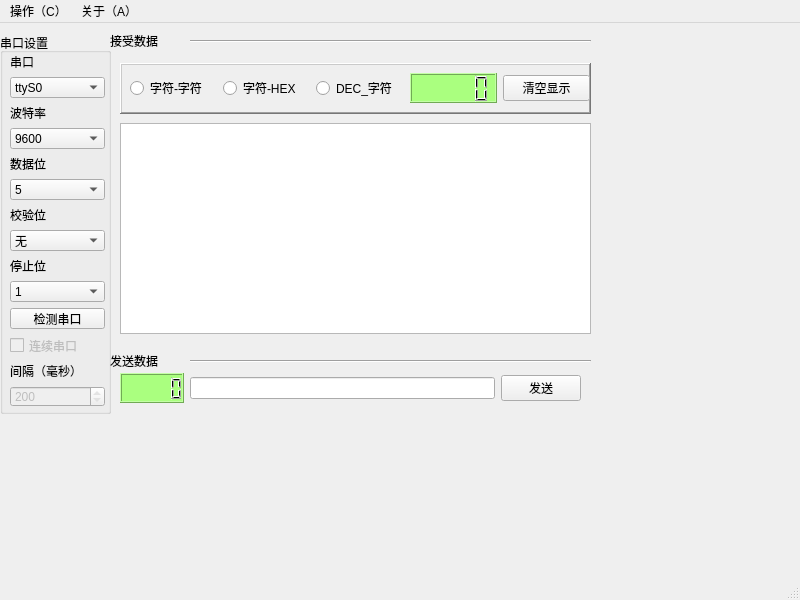
<?xml version="1.0" encoding="UTF-8"?>
<ui version="4.0">
 <class>MainDebug</class>
 <widget class="QMainWindow" name="MainDebug">
  <property name="geometry">
   <rect>
    <x>0</x>
    <y>0</y>
    <width>800</width>
    <height>600</height>
   </rect>
  </property>
  <property name="windowTitle">
   <string>MainWindow</string>
  </property>
  <widget class="QWidget" name="centralwidget">
   <widget class="QGroupBox" name="groupBox">
    <property name="geometry">
     <rect>
      <x>0</x>
      <y>10</y>
      <width>111</width>
      <height>381</height>
     </rect>
    </property>
    <property name="title">
     <string>串口设置</string>
    </property>
    <widget class="QWidget" name="layoutWidget">
     <property name="geometry">
      <rect>
       <x>10</x>
       <y>20</y>
       <width>95</width>
       <height>356</height>
      </rect>
     </property>
     <layout class="QVBoxLayout" name="verticalLayout">
      <item>
       <widget class="QLabel" name="label">
        <property name="text">
         <string>串口</string>
        </property>
       </widget>
      </item>
      <item>
       <widget class="QComboBox" name="comboBox">
        <item>
         <property name="text">
          <string>ttyS0</string>
         </property>
        </item>
        <item>
         <property name="text">
          <string>ttyS1</string>
         </property>
        </item>
        <item>
         <property name="text">
          <string>ttyS2</string>
         </property>
        </item>
        <item>
         <property name="text">
          <string>ttyUSB0</string>
         </property>
        </item>
       </widget>
      </item>
      <item>
       <widget class="QLabel" name="label_2">
        <property name="text">
         <string>波特率</string>
        </property>
       </widget>
      </item>
      <item>
       <widget class="QComboBox" name="comboBox_2">
        <item>
         <property name="text">
          <string>9600</string>
         </property>
        </item>
        <item>
         <property name="text">
          <string>14400</string>
         </property>
        </item>
        <item>
         <property name="text">
          <string>19200</string>
         </property>
        </item>
        <item>
         <property name="text">
          <string>38400</string>
         </property>
        </item>
        <item>
         <property name="text">
          <string>56000</string>
         </property>
        </item>
        <item>
         <property name="text">
          <string>57600</string>
         </property>
        </item>
        <item>
         <property name="text">
          <string>76800</string>
         </property>
        </item>
        <item>
         <property name="text">
          <string>115200</string>
         </property>
        </item>
        <item>
         <property name="text">
          <string>128000</string>
         </property>
        </item>
        <item>
         <property name="text">
          <string>256000</string>
         </property>
        </item>
       </widget>
      </item>
      <item>
       <widget class="QLabel" name="label_3">
        <property name="text">
         <string>数据位</string>
        </property>
       </widget>
      </item>
      <item>
       <widget class="QComboBox" name="comboBox_3">
        <item>
         <property name="text">
          <string>5</string>
         </property>
        </item>
        <item>
         <property name="text">
          <string>6</string>
         </property>
        </item>
        <item>
         <property name="text">
          <string>7</string>
         </property>
        </item>
        <item>
         <property name="text">
          <string>8</string>
         </property>
        </item>
       </widget>
      </item>
      <item>
       <widget class="QLabel" name="label_4">
        <property name="text">
         <string>校验位</string>
        </property>
       </widget>
      </item>
      <item>
       <widget class="QComboBox" name="comboBox_4">
        <item>
         <property name="text">
          <string>无</string>
         </property>
        </item>
        <item>
         <property name="text">
          <string>奇</string>
         </property>
        </item>
        <item>
         <property name="text">
          <string>偶</string>
         </property>
        </item>
       </widget>
      </item>
      <item>
       <widget class="QLabel" name="label_5">
        <property name="text">
         <string>停止位</string>
        </property>
       </widget>
      </item>
      <item>
       <widget class="QComboBox" name="comboBox_5">
        <item>
         <property name="text">
          <string>1</string>
         </property>
        </item>
        <item>
         <property name="text">
          <string>1.5</string>
         </property>
        </item>
        <item>
         <property name="text">
          <string>2</string>
         </property>
        </item>
       </widget>
      </item>
      <item>
       <widget class="QPushButton" name="pushButton">
        <property name="text">
         <string>检测串口</string>
        </property>
       </widget>
      </item>
      <item>
       <widget class="QCheckBox" name="checkBox">
        <property name="enabled">
         <bool>false</bool>
        </property>
        <property name="text">
         <string>连续串口</string>
        </property>
       </widget>
      </item>
      <item>
       <widget class="QLabel" name="label_6">
        <property name="text">
         <string>间隔（毫秒）</string>
        </property>
       </widget>
      </item>
      <item>
       <widget class="QSpinBox" name="spinBox_6">
        <property name="enabled">
         <bool>false</bool>
        </property>
        <property name="minimum">
         <number>200</number>
        </property>
       </widget>
      </item>
     </layout>
    </widget>
   </widget>
   <widget class="Line" name="line">
    <property name="geometry">
     <rect>
      <x>190</x>
      <y>10</y>
      <width>401</width>
      <height>16</height>
     </rect>
    </property>
    <property name="orientation">
     <enum>Qt::Horizontal</enum>
    </property>
   </widget>
   <widget class="QLabel" name="label_7">
    <property name="geometry">
     <rect>
      <x>110</x>
      <y>10</y>
      <width>72</width>
      <height>15</height>
     </rect>
    </property>
    <property name="text">
     <string>接受数据</string>
    </property>
   </widget>
   <widget class="Line" name="line_2">
    <property name="geometry">
     <rect>
      <x>190</x>
      <y>330</y>
      <width>401</width>
      <height>16</height>
     </rect>
    </property>
    <property name="orientation">
     <enum>Qt::Horizontal</enum>
    </property>
   </widget>
   <widget class="QLabel" name="label_8">
    <property name="geometry">
     <rect>
      <x>110</x>
      <y>330</y>
      <width>72</width>
      <height>15</height>
     </rect>
    </property>
    <property name="text">
     <string>发送数据</string>
    </property>
   </widget>
   <widget class="QFrame" name="frame">
    <property name="geometry">
     <rect>
      <x>120</x>
      <y>40</y>
      <width>471</width>
      <height>51</height>
     </rect>
    </property>
    <property name="frameShape">
     <enum>QFrame::WinPanel</enum>
    </property>
    <property name="frameShadow">
     <enum>QFrame::Raised</enum>
    </property>
    <widget class="QWidget" name="layoutWidget">
     <property name="geometry">
      <rect>
       <x>10</x>
       <y>10</y>
       <width>460</width>
       <height>30</height>
      </rect>
     </property>
     <layout class="QHBoxLayout" name="horizontalLayout">
      <item>
       <widget class="QRadioButton" name="radioButton">
        <property name="text">
         <string>字符-字符</string>
        </property>
       </widget>
      </item>
      <item>
       <widget class="QRadioButton" name="radioButton_2">
        <property name="text">
         <string>字符-HEX</string>
        </property>
       </widget>
      </item>
      <item>
       <widget class="QRadioButton" name="radioButton_3">
        <property name="text">
         <string>DEC_字符</string>
        </property>
       </widget>
      </item>
      <item>
       <widget class="QLCDNumber" name="lcdNumber_2">
        <property name="styleSheet">
         <string notr="true">background-color:rgb(170, 255, 127)</string>
        </property>
       </widget>
      </item>
      <item>
       <widget class="QPushButton" name="clear_btn">
        <property name="text">
         <string>清空显示</string>
        </property>
       </widget>
      </item>
     </layout>
    </widget>
   </widget>
   <widget class="QWidget" name="layoutWidget">
    <property name="geometry">
     <rect>
      <x>120</x>
      <y>350</y>
      <width>461</width>
      <height>30</height>
     </rect>
    </property>
    <layout class="QHBoxLayout" name="horizontalLayout_2">
     <item>
      <widget class="QLCDNumber" name="lcdNumber">
       <property name="styleSheet">
        <string notr="true">background-color:rgb(170, 255, 127)</string>
       </property>
      </widget>
     </item>
     <item>
      <widget class="QLineEdit" name="lineEdit">
       <property name="enabled">
        <bool>true</bool>
       </property>
      </widget>
     </item>
     <item>
      <widget class="QPushButton" name="pushButton_2">
       <property name="enabled">
        <bool>true</bool>
       </property>
       <property name="text">
        <string>发送</string>
       </property>
      </widget>
     </item>
    </layout>
   </widget>
   <widget class="QTextEdit" name="textEdit">
    <property name="geometry">
     <rect>
      <x>120</x>
      <y>100</y>
      <width>471</width>
      <height>211</height>
     </rect>
    </property>
   </widget>
  </widget>
  <widget class="QMenuBar" name="menubar">
   <property name="geometry">
    <rect>
     <x>0</x>
     <y>0</y>
     <width>800</width>
     <height>26</height>
    </rect>
   </property>
   <widget class="QMenu" name="menu_C">
    <property name="title">
     <string>操作（C）</string>
    </property>
    <addaction name="action"/>
    <addaction name="separator"/>
    <addaction name="action_3"/>
    <addaction name="action_4"/>
    <addaction name="separator"/>
    <addaction name="action_6"/>
    <addaction name="action_7"/>
    <addaction name="action_8"/>
    <addaction name="separator"/>
    <addaction name="action_10"/>
    <addaction name="separator"/>
    <addaction name="action_12"/>
    <addaction name="action_13"/>
    <addaction name="separator"/>
    <addaction name="action_15"/>
   </widget>
   <widget class="QMenu" name="menu_A">
    <property name="title">
     <string>关于（A）</string>
    </property>
    <addaction name="action_Lincom"/>
   </widget>
   <addaction name="menu_C"/>
   <addaction name="menu_A"/>
  </widget>
  <widget class="QStatusBar" name="statusbar"/>
  <action name="action">
   <property name="icon">
    <iconset resource="image/res.qrc">
     <normaloff>:/add.png</normaloff>:/add.png</iconset>
   </property>
   <property name="text">
    <string>添加串口</string>
   </property>
  </action>
  <action name="action_3">
   <property name="icon">
    <iconset resource="image/res.qrc">
     <normaloff>:/open.png</normaloff>:/open.png</iconset>
   </property>
   <property name="text">
    <string>打开串口</string>
   </property>
  </action>
  <action name="action_4">
   <property name="icon">
    <iconset resource="image/res.qrc">
     <normaloff>:/close.png</normaloff>:/close.png</iconset>
   </property>
   <property name="text">
    <string>关闭串口</string>
   </property>
  </action>
  <action name="action_6">
   <property name="icon">
    <iconset resource="image/res.qrc">
     <normaloff>:/keep.png</normaloff>:/keep.png</iconset>
   </property>
   <property name="text">
    <string>保存数据</string>
   </property>
  </action>
  <action name="action_7">
   <property name="icon">
    <iconset resource="image/res.qrc">
     <normaloff>:/read.png</normaloff>:/read.png</iconset>
   </property>
   <property name="text">
    <string>读取文件</string>
   </property>
  </action>
  <action name="action_8">
   <property name="icon">
    <iconset resource="image/res.qrc">
     <normaloff>:/write.png</normaloff>:/write.png</iconset>
   </property>
   <property name="text">
    <string>写入文件</string>
   </property>
  </action>
  <action name="action_10">
   <property name="icon">
    <iconset resource="image/res.qrc">
     <normaloff>:/time.png</normaloff>:/time.png</iconset>
   </property>
   <property name="text">
    <string>读取间隔</string>
   </property>
  </action>
  <action name="action_12">
   <property name="icon">
    <iconset resource="image/res.qrc">
     <normaloff>:/num.png</normaloff>:/num.png</iconset>
   </property>
   <property name="text">
    <string>计数清零</string>
   </property>
  </action>
  <action name="action_13">
   <property name="icon">
    <iconset resource="image/res.qrc">
     <normaloff>:/clear.png</normaloff>:/clear.png</iconset>
   </property>
   <property name="text">
    <string>清空串口</string>
   </property>
  </action>
  <action name="action_15">
   <property name="icon">
    <iconset resource="image/res.qrc">
     <normaloff>:/close_1.png</normaloff>:/close_1.png</iconset>
   </property>
   <property name="text">
    <string>退出程序</string>
   </property>
  </action>
  <action name="action_Lincom">
   <property name="icon">
    <iconset resource="image/res.qrc">
     <normaloff>:/about.png</normaloff>:/about.png</iconset>
   </property>
   <property name="text">
    <string>关于Lincom</string>
   </property>
  </action>
 </widget>
 <resources>
  <include location="image/res.qrc"/>
 </resources>
 <connections/>
</ui>
